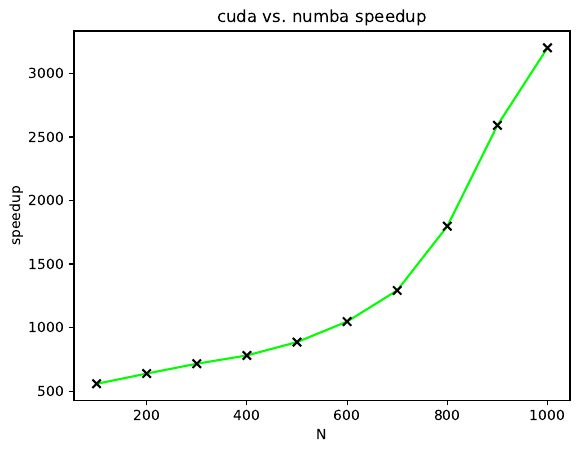

Generate this figure with Python:
'''
Script to plot speedup of gpu vs. numba acceleration
'''

import matplotlib.pyplot as plt

N = [100, 200, 300, 400, 500, 600, 700, 800, 900, 1000]

# Speedups:
speedup = [641.091152815013, 609.078747203579, 750.700349956256, 720.990752972258, 1014.01795096322, 1040.41244635193, 1398.7952173913, 1962.20195729538, 2519.40043478262, 3354.75130662021]

f = plt.figure()
plt.scatter(N, speedup, marker='x', color='black', zorder=2)
plt.plot(N, speedup, color='lime', zorder=1)
plt.xlabel('N')
plt.ylabel('speedup')
plt.title('cuda vs. numba speedup')
f.savefig("speedup.pdf", bbox_inches='tight')
plt.show()